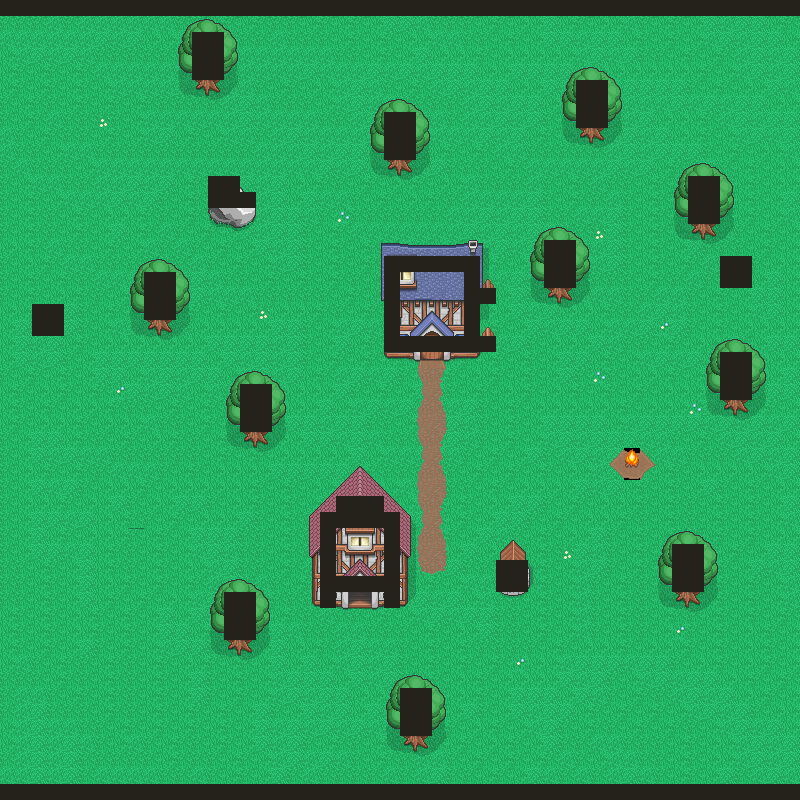

A level layout from a 2D game, rendered from its tile map. Below: a short description, then the map file with tile-grid data replaced by summaries:
An orthogonal 50x50 tile map with 16x16 px tiles, 4 tile layers (background, midground, foreground, collision) and 11 objects (5x Sparks, Player, Burger, Guard, Rat, ...).

<map version="1.0" orientation="orthogonal" width="50" height="50" tilewidth="16" tileheight="16">
 <tileset firstgid="1" name="tilesheet" tilewidth="16" tileheight="16">
  <image source="tilesheet.png" width="320" height="1568" />
  <tile id="3">
   <properties>
    <property name="type" value="solid" />
   </properties>
  </tile>
  <tile id="23">
   <properties>
    <property name="type" value="solid" />
   </properties>
  </tile>
 </tileset>
 <layer name="background" width="50" height="50">
  <data>[2500 cells, 2500 non-empty, 10 distinct tile ids]</data>
 </layer>
 <layer name="midground" width="50" height="50">
  <data>[2500 cells, 129 non-empty, 108 distinct tile ids]</data>
 </layer>
 <objectgroup name="entities" width="50" height="50">
  <object name="Player" x="432" y="384" width="16" height="16">
   <properties>
    <property name="image" value="human" />
    <property name="spriteheight" value="32" />
    <property name="spritewidth" value="32" />
   </properties>
  </object>
  <object name="Burger" x="496" y="368" width="16" height="16">
   <properties>
    <property name="image" value="burger" />
    <property name="spriteheight" value="16" />
    <property name="spritewidth" value="16" />
   </properties>
  </object>
  <object name="Guard" x="592" y="432" width="16" height="16">
   <properties>
    <property name="image" value="npc_guard" />
    <property name="spriteheight" value="24" />
    <property name="spritewidth" value="24" />
   </properties>
  </object>
  <object name="Rat" x="368" y="432" width="16" height="16">
   <properties>
    <property name="image" value="npc_rat" />
    <property name="spriteheight" value="48" />
    <property name="spritewidth" value="48" />
   </properties>
  </object>
  <object name="me.LevelEntity" x="352" y="592" width="16" height="16">
   <properties>
    <property name="duration" value="250" />
    <property name="fade" value="#000000" />
    <property name="to" value="house" />
   </properties>
  </object>
  <object name="Fire" x="624" y="448" width="16" height="16" />
  <object name="Sparks" x="512" y="176" width="16" height="16" />
  <object name="Sparks" x="240" y="160" width="16" height="16" />
  <object name="Sparks" x="320" y="80" width="16" height="16" />
  <object name="Sparks" x="464" y="80" width="16" height="16" />
  <object name="Sparks" x="192" y="112" width="16" height="16" />
 </objectgroup>
 <layer name="foreground" width="50" height="50">
  <data>[2500 cells, 333 non-empty, 113 distinct tile ids]</data>
 </layer>
 <layer name="collision" width="50" height="50">
  <data>[2500 cells, 226 non-empty, 1 distinct tile ids]</data>
 </layer>
</map>
